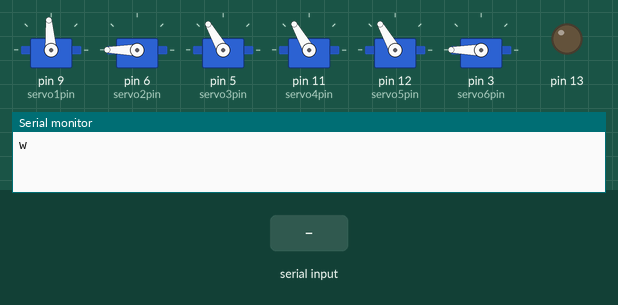
Recording of a sketch running on a simulated Arduino Uno, built with avr-gcc and run on an emulated ATmega328P. Parts: 6 × servo, output pins drawn as LEDs (lit = HIGH), the last lines printed to the serial monitor. The inputs (shaded band) are chosen by the test bench.

Above: at 1.2 s.
1.3 s: "2\n" received over Serial
At 4.1 s:
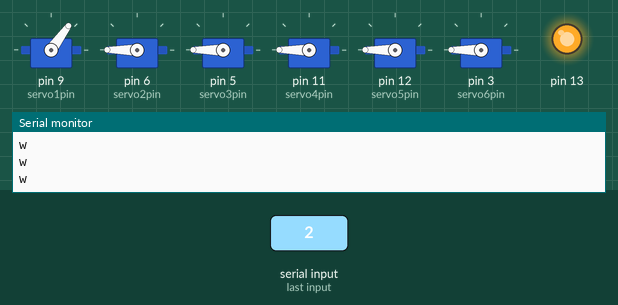
4.3 s: "1\n" received over Serial
At 5.7 s:
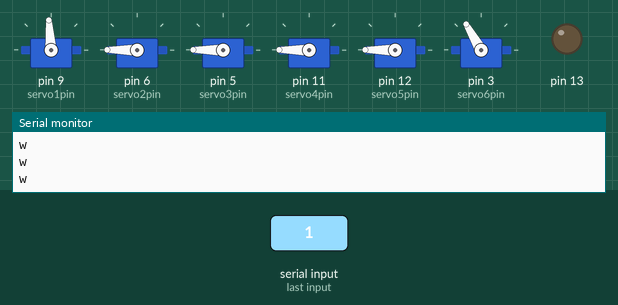
7.3 s: "3\n" received over Serial
At 8.8 s:
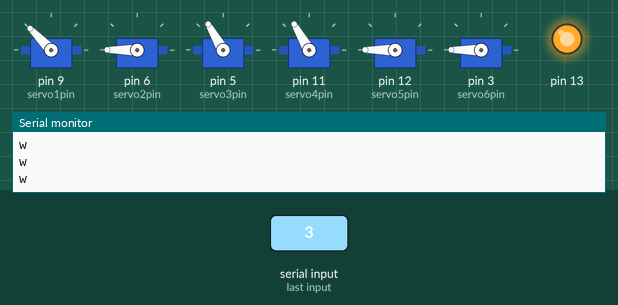
10.3 s: "1\n" received over Serial
At 11.5 s:
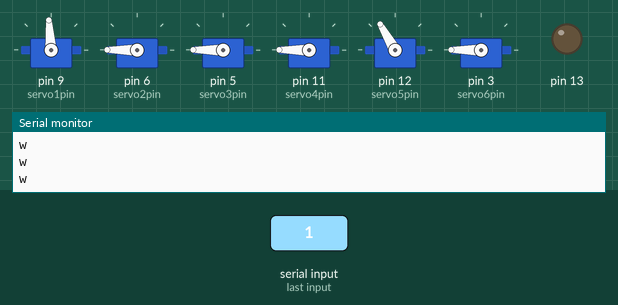
13.3 s: "2\n" received over Serial
At 13.8 s:
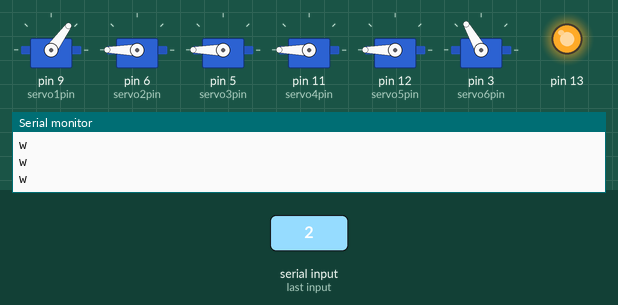
16.3 s: "3\n" received over Serial
At 20.0 s:
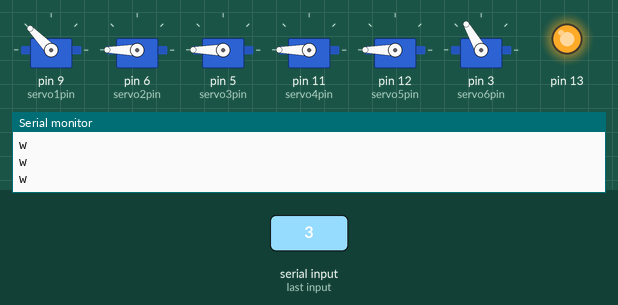
Timing chart, 0 to 23.5 s (numbered marks = the images above; inputs shaded):
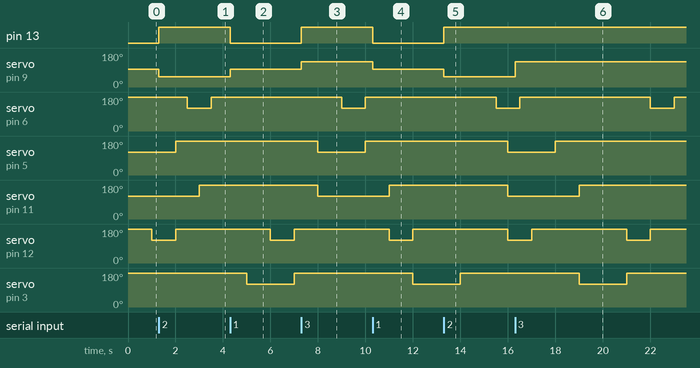

Measured:
- after the input at 1.3 s, pin 13: LOW → HIGH at once; servo on pin 9 (servo1pin): 94° → 54° at once
- after the input at 4.3 s, pin 13: HIGH → LOW at once; servo on pin 9 (servo1pin): 54° → 94° at once
- after the input at 7.3 s, pin 13: LOW → HIGH at once; servo on pin 9 (servo1pin): 94° → 134° at once
- after the input at 10.3 s, pin 13: HIGH → LOW at once; servo on pin 9 (servo1pin): 134° → 94° at once
- after the input at 13.3 s, pin 13: LOW → HIGH at once; servo on pin 9 (servo1pin): 94° → 54° at once
- after the input at 16.3 s, servo on pin 9 (servo1pin): 54° → 134° at once

The sketch:

prototype.ino
```cpp
#include <Servo.h>

#define MAIN_SPEED 40
#define MAIN_NEUTRAL 94
#define BUMP_ENGAGED 120
#define BUMP_NEUTRAL 180

Servo servo1;  // Motor.
int servo1pin = 9;
int servo1value = 0;
int servo1start = 0;
int servo1dir = 0;

Servo servo2;
int servo2pin = 6;
int servo2value = 0;
int servo2start = 0;

Servo servo3;
int servo3pin = 5;
int servo3value = 0;
int servo3start = 0;

Servo servo4;
int servo4pin = 11;
int servo4value = 0;
int servo4start = 0;

Servo servo5;
int servo5pin = 12;
int servo5value = 0;
int servo5start = 0;

Servo servo6;
int servo6pin = 3;
int servo6value = 0;
int servo6start = 0;

int ledState = LOW;

void setup() {
    Serial.begin(9600);
    Serial.setTimeout(5);

    servo1.attach(servo1pin);
    servo1value = MAIN_NEUTRAL;
    servo1.write(servo1value);

    int t = millis();

    servo2.attach(servo2pin);
    servo2value = BUMP_NEUTRAL;
    servo2.write(servo2value);
    servo2start = t;

    servo3.attach(servo3pin);
    servo3value = BUMP_NEUTRAL;
    servo3.write(servo3value);
    servo3start = t;

    servo4.attach(servo4pin);
    servo4value = BUMP_NEUTRAL;
    servo4.write(servo4value);
    servo4start = t;

    servo5.attach(servo5pin);
    servo5value = BUMP_NEUTRAL;
    servo5.write(servo5value);
    servo5start = t;

    servo6.attach(servo6pin);
    servo6value = BUMP_NEUTRAL;
    servo6.write(servo6value);
    servo6start = t;

    pinMode(13, OUTPUT);
}

void loop() {
  switch (readData()) {
    case 1:
      // Stops the main servo.
      servo1.write(MAIN_NEUTRAL);
      servo1start = millis() - servo1start;
      servo1value += servo1start * servo1dir;
      servo1dir = 0;
      digitalWrite(13, LOW);
      break;
    case 2:
      // Moves the main servo in one direction.
      servo1.write(MAIN_NEUTRAL - MAIN_SPEED);
      servo1start = millis();
      servo1dir = -1;
      digitalWrite(13, HIGH);
      break;
    case 3:
      // Moves the main servo in the other direction.
      servo1.write(MAIN_NEUTRAL + MAIN_SPEED);
      servo1start = millis();
      servo1dir = 1;
      digitalWrite(13, HIGH);
      break;
    case 4:
      // Reads the main servo position.
      Serial.println(servo1value + (millis() - servo1start) * servo1dir);
      break;
    case 5:
      // Reads the servo positions.
      if (servo6value == BUMP_ENGAGED) {
        Serial.println(1);
      } else {
        Serial.println(0);
      }
      if (servo2value == BUMP_ENGAGED) {
        Serial.println(1);
      } else {
        Serial.println(0);
      }
      if (servo5value == BUMP_ENGAGED) {
        Serial.println(1);
      } else {
        Serial.println(0);
      }
      if (servo3value == BUMP_ENGAGED) {
        Serial.println(1);
      } else {
        Serial.println(0);
      }
      if (servo4value == BUMP_ENGAGED) {
        Serial.println(1);
      } else {
        Serial.println(0);
      }
      break;
    case 99:
      // Just dummy to cancel the current read, needed to prevent lock
      // when the PC side dropped the "w" that we sent.
      break;
  }
}

char readData() {
  Serial.println("w");
  while (true) {
    if (Serial.available() > 0) {
      return Serial.parseInt();
    }
    updatePosition();
  }
}

void updatePosition() {
  unsigned long m = millis();
  int steps = (m - servo2start) / 1000;
  int steps2 = (m - servo2start) / 500;
  if (steps2 % 13 == 5 || steps2 % 13 == 6) {
    if (servo2value == BUMP_NEUTRAL) {
      servo2value = BUMP_ENGAGED;
      servo2.write(servo2value);
    }
  } else {
    if (servo2value == BUMP_ENGAGED) {
      servo2value = BUMP_NEUTRAL;
      servo2.write(servo2value);
    }
  }

  if (steps % 8 < 2) {
    if (servo3value == BUMP_NEUTRAL) {
      servo3value = BUMP_ENGAGED;
      servo3.write(servo3value);
    }
  } else {
    if (servo3value == BUMP_ENGAGED) {
      servo3value = BUMP_NEUTRAL;
      servo3.write(servo3value);
    }
  }

  if (steps % 8 < 3) {
    if (servo4value == BUMP_NEUTRAL) {
      servo4value = BUMP_ENGAGED;
      servo4.write(servo4value);
    }
  } else {
    if (servo4value == BUMP_ENGAGED) {
      servo4value = BUMP_NEUTRAL;
      servo4.write(servo4value);
    }
  }

  if (steps % 5 == 1) {
    if (servo5value == BUMP_NEUTRAL) {
      servo5value = BUMP_ENGAGED;
      servo5.write(servo5value);
    }
  } else {
    if (servo5value == BUMP_ENGAGED) {
      servo5value = BUMP_NEUTRAL;
      servo5.write(servo5value);
    }
  }

  if (steps % 7 > 4) {
    if (servo6value == BUMP_NEUTRAL) {
      servo6value = BUMP_ENGAGED;
      servo6.write(servo6value);
    }
  } else {
    if (servo6value == BUMP_ENGAGED) {
      servo6value = BUMP_NEUTRAL;
      servo6.write(servo6value);
    }
  }
}
```
